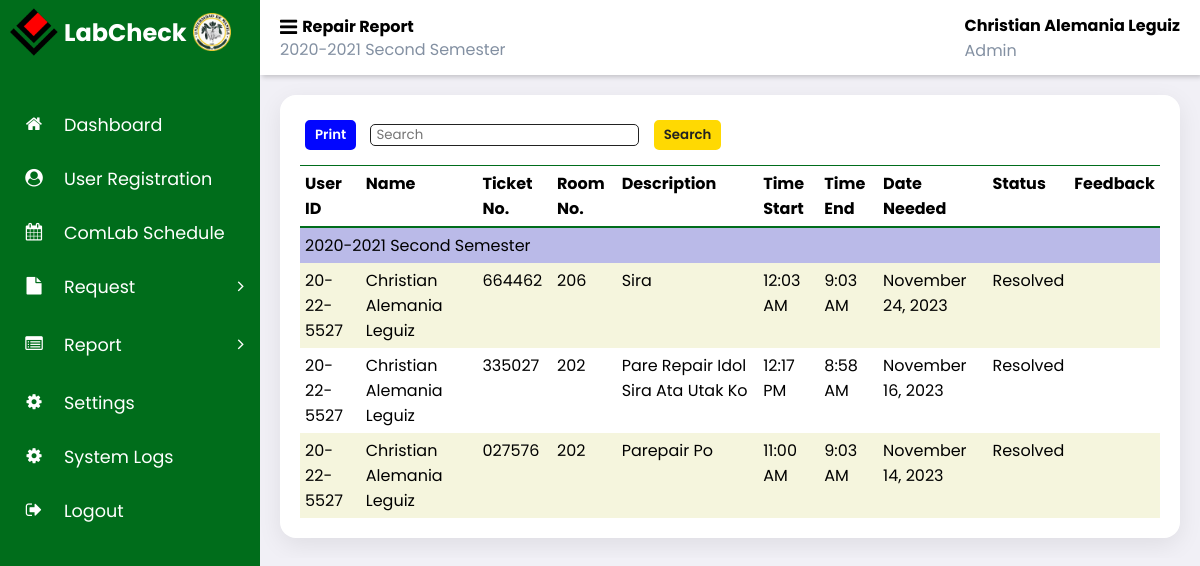
Page /admin_labcheck/terminal_repair_report.php (signed in) on the earlier database version.
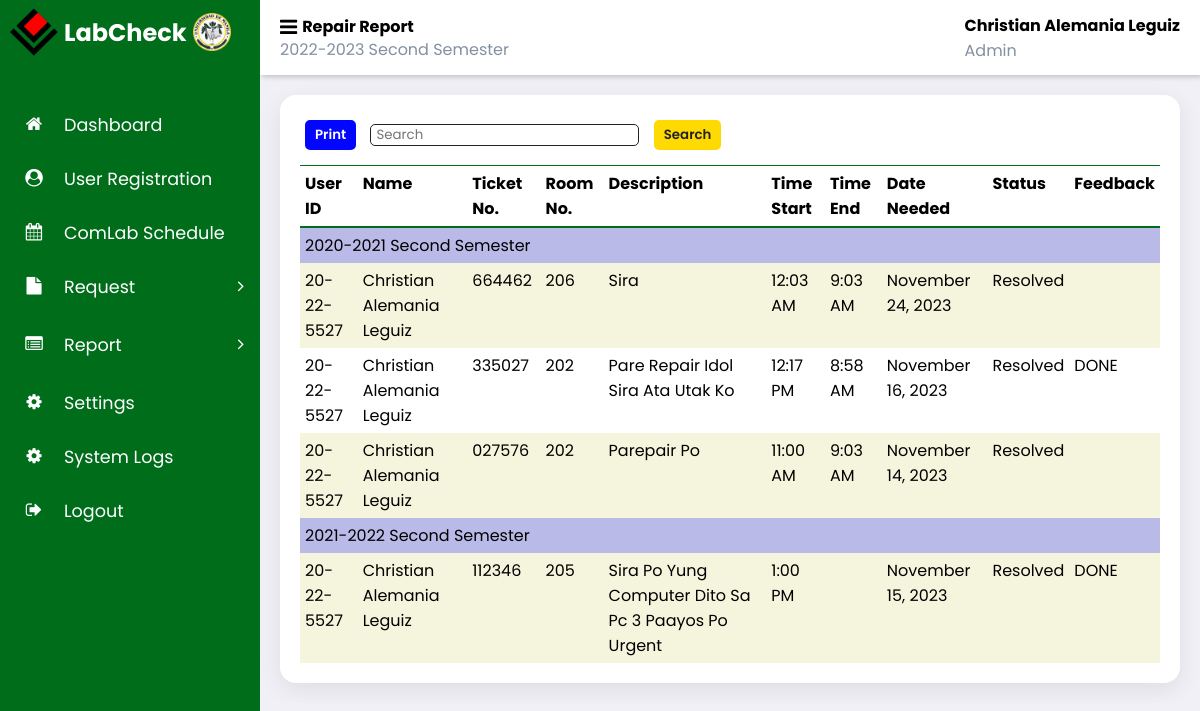
Same page on the later database version.
### tables this page shows
CREATE TABLE `request` (
  `request_id` int(11) NOT NULL,
  `ticket_no` varchar(6) NOT NULL,
  `user_id` varchar(20) NOT NULL,
  `name` varchar(50) NOT NULL,
  `description` varchar(250) NOT NULL,
  `time` time NOT NULL,
  `time_end` time DEFAULT NULL,
  `date` date NOT NULL,
  `room_id` int(11) NOT NULL,
  `request_type` enum('comlab usage','repair','equipment') NOT NULL,
  `status` enum('pending','approve','reject','resolved') NOT NULL DEFAULT 'pending',
  `feedback` varchar(250) DEFAULT NULL,
  `school_year` varchar(20) NOT NULL,
  `semester` varchar(20) NOT NULL,
  `notify` tinyint(1) NOT NULL DEFAULT 0
);

### admin_labcheck/terminal_repair_report.php (the view, shortened to what this page needs)
<?php
    $page = "Repair Report";
    include '../partial/admin_sidebar.php';
    include '../partial/header.php';
    $requestType = "repair";
    $status = "approve";
    $rejectStatus = "reject";
    $resolve = "resolved";
    try {
        require_once "../connection/database.php";
        $sql='SELECT r.request_id, r.user_id, r.ticket_no, r.name, r.description, r.time, r.time_end, r.date, r.room_id, r.status, r.feedback, r.school_year, r.semester
            FROM request r
            JOIN academic_year ay
            ON r.school_year = ay.school_year AND r.semester = ay.semester
            WHERE ay.status = 1
            AND r.request_type = ?
            AND (r.status = ? OR r.status = ? OR r.status = ? )
            ORDER BY r.school_year, r.semester, r.request_id DESC';
        $stmt = $conn->prepare($sql);
        $stmt->bind_param('ssss', $requestType, $status, $rejectStatus, $resolve);
        $stmt->execute();
        $result = $stmt->get_result();
    } catch (Exception $e) {
        die('Database error: ' . $e->getMessage());
    }
?>
<!DOCTYPE html>
<html>
<head>
    <link rel="stylesheet" type="text/css" href="print.css">
</head>
<body>
<main class="terminal-repair">
    <div class="print-search">
        <button id="printButton">Print</button>
        <input type="text" id="searchInput" placeholder="Search">
        <button id="searchButton">Search</button>
    </div>
<div class="main-content">
    <div class="table-container">
        <div class="table-header">
            <table id="reportTable">
                <thead>
                    <tr>
                        <th>User ID</th>
                        <th>Name</th>
                        <th>Ticket No.</th>
                        <th>Room No.</th>
                        <th>Description</th>
                        <th>Time Start</th>
                        <th>Time End</th>
                        <th>Date Needed</th>
                        <th>Status</th>
                        <th>Feedback</th>
                    </tr>
                </thead>
                <tbody>
                    <?php
                    $currentSchoolYear = '';
                    $currentSemester = '';
                    while ($row = $result->fetch_assoc()): ?>
                        <?php
                            $time = strtotime($row['time']);
                            $formattedTime = date("g:i A", $time);
                            $time_end = strtotime($row['time_end']);
                            $formattedTime_End = $time_end !== false ? date("g:i A", $time_end) : ' ';
                            $date = strtotime($row['date']);
                            $formattedDate = date("F j, Y ", $date);
                            $schoolYear = $row['school_year'];
                            $semester = $row['semester'];
                        ?>
                        <?php if ($currentSchoolYear != $schoolYear || $currentSemester != $semester): ?>
                            <tr>
                                <td data-cell="School Year and Semester" colspan="10" class="group-header">
                                        <?php echo $schoolYear. ' ' .$semester; ?>
                                </td>
                            </tr>
                            <?php
                            $currentSchoolYear = $schoolYear;
                            $currentSemester = $semester;
                        endif; ?>
                        <tr>
                            <td data-cell="User Id"><?php echo htmlspecialchars($row['user_id']); ?></td>
                            <td data-cell="Name"><?php echo htmlspecialchars(ucwords($row['name'])); ?></td>
                            <td data-cell="Ticket No"><?php echo htmlspecialchars($row['ticket_no']); ?></td>
                            <td data-cell="Room No"><?php echo htmlspecialchars($row['room_id']); ?></td>
                            <td data-cell="Description"><?php echo htmlspecialchars(ucwords($row['description'])); ?></td>
                            <td data-cell="Time Start"><?php echo $formattedTime; ?></td>
                            <td data-cell="Time End"><?php echo $formattedTime_End; ?></td>
                            <td data-cell="Date Needed"><?php echo $formattedDate; ?></td>
                            <td data-cell="Status"><?php echo htmlspecialchars(ucwords($row['status'])); ?></td>
                            <td data-cell="Feedback"><?php echo htmlspecialchars(ucwords($row['feedback'])); ?></td>
                        </tr>
                    <?php endwhile; ?>
                </tbody>
            </table>
        </div>
    </div>
</main>
</body>
</html>

### partial/admin_sidebar.php (shortened to what this page needs)
<!DOCTYPE html>
<html lang="en">
<head>
	<link href='https://unpkg.com/boxicons@2.0.9/css/boxicons.min.css' rel='stylesheet'>
    <link rel="stylesheet" href="https://maxst.icons8.com/vue-static/landings/line-awesome/line-awesome/1.3.0/css/line-awesome.min.css">
	<link rel="stylesheet" href="https://maxst.icons8.com/vue-static/landings/line-awesome/line-awesome/1.3.0/css/line-awesome.min.css">
    <link rel="stylesheet" href="https://cdnjs.cloudflare.com/ajax/libs/font-awesome/4.7.0/css/font-awesome.min.css">
    <link rel="stylesheet" href="../css/admin-style.css">
	<link rel="stylesheet" href="../request-notification/notification.css">
</head>
<body>
	<section id="sidebar">
		<a href="#" class="brand"><img src="../images/labcheck_logo.png" class="logo-sidebar"> LabCheck <img src="../images/udm_logo.png" class="logo-sidebar-udm"> </a>
		<ul class="side-menu">
			<li><a href="home.php"><i class='fa fa-home icon' ></i> Dashboard</a></li>
			<li><a href="user_register.php"><i class='fa fa-user-circle icon' ></i> User Registration</a></li>
			<li><a href="complab_schedule.php"><i class='fa fa-calendar icon' ></i> ComLab Schedule</a></li>
			<li>
				<a><i class='fa fa-file icon' ></i> Request <span id="requestIndication" class="notification-indicator"></span><i class='fa fa-angle-right icon-right' ></i></a>
			</li>
            <li>
				<a ><i class='fa fa-list-alt icon' ></i> Report <i class='fa fa-angle-right icon-right' ></i></a>
			</li>
            <li><a href="settings.php"><i class='fa fa-cog icon' ></i> Settings</a></li>
			<li><a href="system_logs.php"><i class='fa fa-cog icon' ></i> System Logs</a></li>
            <li><a href="../includes/logout.php"><i class='fa fa-sign-out icon' ></i> Logout</a></li>
		</ul>
	</section>
	</body>
</html>

### partial/header.php (shortened to what this page needs)
<section id="content">
		<nav>
            <div>
				<div class="hamburger-row">
					<span class="fa fa-bars toggle-sidebar"></span>
					<h2 class="hamburger-text">
						<?=$page?>
					</h2>
				</div>
				<div class="acad-year">
				<?= $_SESSION['school_year']?> <?= $_SESSION['semester']?>
				</div>
            </div>
            <div>
				<div class="name-usertype">
					<h4>
						<?=$_SESSION['name']?>
					</h4>
					<small>Admin</small>
				</div>
			</div>
		</nav>

### css/admin-style.css (style rules this page uses)
* { font-family: 'Poppins', sans-serif; margin: 0; padding: 0; box-sizing: border-box; }
:root { --grey: #F1F0F6; --light: #006d1b; --dark: #fff; --light-green: #eff1ed; --blue: #fff; --main-color: #006d1b; --color-dark: #1D2231; --text-grey: #8390A2; }
html { overflow-x: hidden; }
body { background: var(--grey); overflow-x: hidden; background-image: url('../images/bg.png'); background-repeat: no-repeat; background-attachment: fixed; background-size: cover; }
a { text-decoration: none; color: var(--color-dark) }
li { list-style: none; }
a { text-decoration: none; }
.hamburger-row { display: flex; justify-content: flex-start; align-items: center; gap: 5px; font-size: clamp(0.5rem, 2.0vw, 1rem); line-height: 0.8; }
.hamburger-text { font-size: clamp(0.5rem, 2.0vw, 1rem); }
.acad-year { color: var(--text-grey); font-size: clamp(0.5rem, 2.0vw, 1rem); line-height: 1; }
.name-usertype h4 { font-size: clamp(0.4rem, 2.0vw, 1rem); text-transform: capitalize; }
.name-usertype small { font-size: clamp(0.5rem, 2.0vw, 1rem); color: var(--text-grey); }
#sidebar { position: fixed; max-width: 260px; width: 100%; background: var(--main-color); top: 0; left: 0; height: 100%; overflow-y: auto; scrollbar-width: none; transition: all .3s ease; z-index: 200; }
#sidebar .brand { font-size: 24px; display: flex; align-items: center; height: 64px; font-weight: 700; color: var(--blue); position: sticky; top: 0; left: 0; z-index: 100; background: var(--light); transition: all .3s ease; padding: 0 10px; gap: 6px; }
.logo-sidebar { width: 48px; }
.logo-sidebar-udm { width: 38px; }
#sidebar .icon { min-width: 48px; display: flex; justify-content: center; align-items: center; margin-right: 6px; }
#sidebar .icon-right { margin-left: auto; transition: all .3s ease; }
#sidebar .side-menu { margin: 36px 0; padding-left: 10px; transition: all .3s ease; }
#sidebar .side-menu a { display: flex; align-items: center; width: auto; font-size: 17.6px; color: var(--dark); padding: 12px 16px 12px 0; transition: all .3s ease; border-radius: 25px; margin: 4px 0; white-space: nowrap; border-top-right-radius: 0; border-bottom-right-radius: 0; }
#content { position: relative; width: calc(100% - 260px); left: 260px; transition: all .3s ease; border-top-right-radius: 0; border-bottom-right-radius: 0; }
nav { background: #fff; height: 75px; padding: 0 20px; display: flex; align-items: center; grid-gap: 15px; position: sticky; top: 0; left: 0; z-index: 100; box-shadow: 2px 2px 5px rgba(0, 0, 0, 0.2); justify-content: space-between; }
nav > div { display: grid; gap: 5px; }
nav .toggle-sidebar { font-size: 20px; cursor: pointer; }
.user-reg-box, .comlab-usage, .request-equipment, .terminal-repair, .settings { display: flex; gap: 10px; margin-bottom: 10px; justify-content: space-between; background: #fff; padding: 20px; border-radius: 1rem; flex-direction: column; box-shadow: 0 7px 25px rgba(0, 0, 0, 0.08); margin: 20px; position: relative; }
.print-search { overflow: auto; }
#printButton { background: rgb(2, 6, 255); border:none; padding: 5px 10px; color: #ffffff; font-weight: 600; border-radius: 10px; border: solid 5px #fff; }
#searchButton { background: rgb(255, 217, 2); border:none; padding: 5px 10px; color: #222; font-weight: 600; border-radius: 10px; border: solid 5px #fff; }
#searchInput { border-radius: 5px; border: solid 1px #222; margin: 5px; padding-left: 5px; padding-right: 5px; justify-content: space-between; }
.table-container { width: 100%; overflow: auto; }
.group-header { background-color: rgb(186, 186, 232); }
th { border-top: solid 1px var(--main-color); border-bottom: solid 2px var(--main-color); }
tr:nth-of-type(2n) { background-color: #f5f5dd; }
table { width: 100%; border-collapse: collapse; overflow: auto; }
tbody { width: 100%; }
th, td { text-align: left; vertical-align: top; padding: 5px; word-wrap: break-word; }

Differences in the rows shown:
changed request "Pare Repair Idol Sira Ata Utak Ko": feedback (not shown) → "DONE"
now on this page (row edited): request: school_year "2021-2022", semester "Second Semester", user "20-22-5527", name "Christian Alemania Leguiz", ticket_no "112346", room "205", description "Sira Po Yung Computer Dito Sa Pc 3 Paayos Po Urgent", time "1:00 PM", date "November 15, 2023", status "Resolved", feedback "DONE"
Other differences:
$_SESSION['school_year']: "2020-2021" → "2022-2023"
